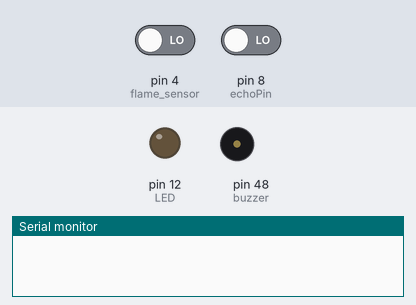
This sketch was run on a simulated Arduino Mega 2560, built with avr-gcc and run on an emulated ATmega2560. Shown: output pins drawn as LEDs (lit = HIGH), buzzer (waves = sounding), the last lines printed to the serial monitor. Inputs (shaded band) come from the test bench; at power-on: pin 4 (flame_sensor) LOW, pin 8 (echoPin) LOW. Pins used as bus, display or sensor lines are not drawn.

Above: at 0.1 s.
At 3.4 s:
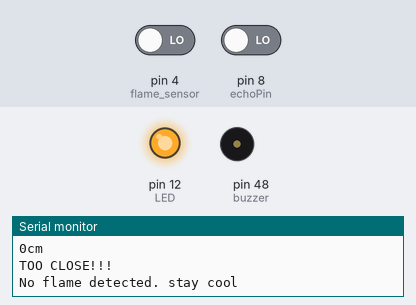
3.5 s: pin 4 (flame_sensor) driven HIGH
At 5.1 s:
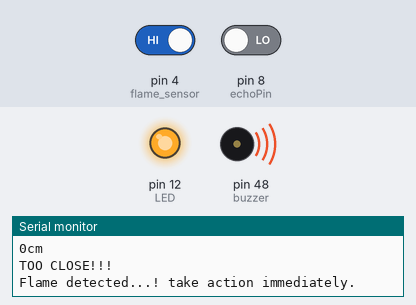
Timing chart, 0 to 8.0 s (numbered marks = the images above; inputs shaded):
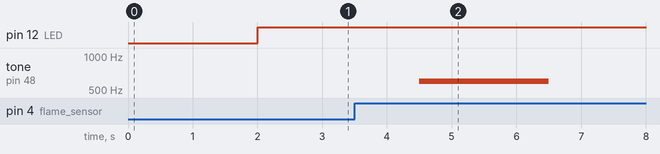

Measured:
- after the input at 3.5 s, tone on pin 48 (buzzer): silent → 600 Hz after 1.0 s, → silent 2.0 s later

The sketch:

Flame___Ultrasonic___LED___Buzzer.ino
```cpp
//Ultrasonic & LED
int triggerPin = 7; //triggering on pin 7
int echoPin = 8;    //echo on pin 8
int LED = 12;

//FLame sensor & buzzer
int flame_sensor = 4;
int buzzer = 48;
int flame_detected;
int state = 0;//simple variable for displaying the state


void setup() {

  Serial.begin(9600);

  //Ultra & LED
  pinMode(triggerPin, OUTPUT); //defining pins
  pinMode(echoPin, INPUT);
  pinMode(LED, OUTPUT);
  digitalWrite(LED, LOW);

  //Flame & buzzer
  pinMode(buzzer, OUTPUT);
  noTone(buzzer);
  pinMode(flame_sensor, INPUT);


}

void loop() {
  sensor();
  flame();
}

// ULTRA

void sensor() { //loop from the sensor code is renamed to the "sensor" void

  int duration, distance;    //Adding duration and distance
  digitalWrite(triggerPin, HIGH); //triggering the wave(like blinking an LED)
  delay(1000);
  digitalWrite(triggerPin, LOW);

  duration = pulseIn(echoPin, HIGH); //a special function for listening and waiting for the wave
  distance = (duration/2) / 29.1; //transforming the number to cm(if you want inches, you have to change the 29.1 with a suitable number

  Serial.print(distance);    //printing the numbers
  Serial.print("cm");       //and the unit
  Serial.println(" ");      //just printing to a new line

  //adding for mesuring distance where the led will turn off, even if we tell it to turn off when we chose so in the app

  if(distance <= 15){  //if we get too close, the LED will turn on
    digitalWrite(LED, HIGH);
    Serial.println("TOO CLOSE!!!");
     //so the stopping is visable
  }

  else {
  digitalWrite(LED,LOW);
  }

  delay(200);

  }


//FLAME

void flame(){

  flame_detected = digitalRead(flame_sensor);
  if (flame_detected == 1)
  {
    if(state==1){
    Serial.println("Flame detected...! take action immediately.");
    tone(buzzer, 600);
    delay(2000);
    noTone(buzzer);
    state=0;
    }
  }
  else
  {
    if(state==0){
    Serial.println("No flame detected. stay cool");
    digitalWrite(buzzer, LOW);
    state=1;
    }
  }
  delay(100);
  }
```
